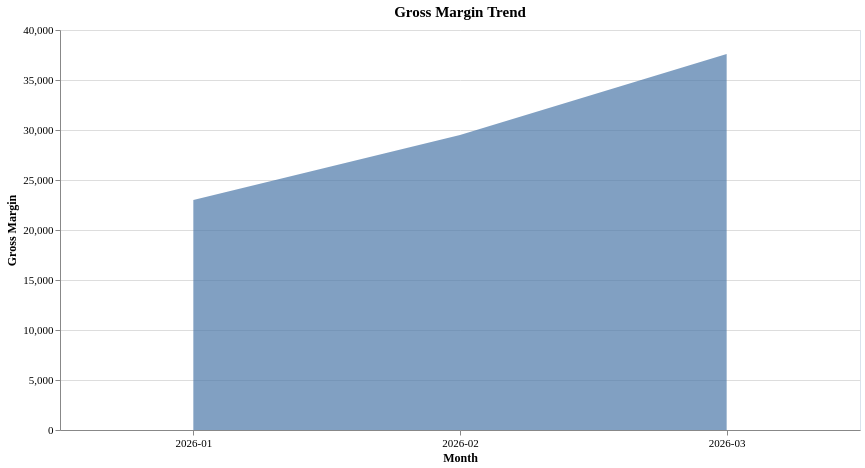

Write a Vega-Lite specification for this figure.
### Vega-Lite specification from a JSON file in a GitHub repository (floating-point values rounded to 4 significant figures)
{"config": {"view": {"continuousWidth": 300, "continuousHeight": 300, "stroke": "#d9e2ec"}, "axis": {"labelAngle": 0, "labelFontSize": 11, "titleFontSize": 12, "titleFontWeight": 600, "labelFont": "Hanken Grotesk", "titleFont": "Hanken Grotesk"}, "legend": {"labelFontSize": 11, "titleFontSize": 12, "titleFontWeight": 600, "labelFont": "Hanken Grotesk", "titleFont": "Hanken Grotesk"}, "title": {"fontSize": 15, "fontWeight": 600, "subtitleFontSize": 12, "subtitleFontWeight": 400, "font": "Hanken Grotesk", "subtitleFont": "Hanken Grotesk"}}, "data": {"name": "data-74b4d78427b48d79496ccef67e068452"}, "mark": {"type": "area", "opacity": 0.7}, "encoding": {"tooltip": [{"field": "month", "type": "nominal"}, {"field": "gross_margin", "type": "quantitative"}], "x": {"axis": {"labelAngle": 0}, "field": "month", "title": "Month", "type": "nominal"}, "y": {"field": "gross_margin", "title": "Gross Margin", "type": "quantitative"}}, "height": 400, "title": "Gross Margin Trend", "width": 800, "$schema": "https://vega.github.io/schema/vega-lite/v6.4.1.json", "datasets": {"data-74b4d78427b48d79496ccef67e068452": [{"month": "2026-03", "gross_margin": 37600.0}, {"month": "2026-01", "gross_margin": 23000.0}, {"month": "2026-02", "gross_margin": 29500.0}]}}
